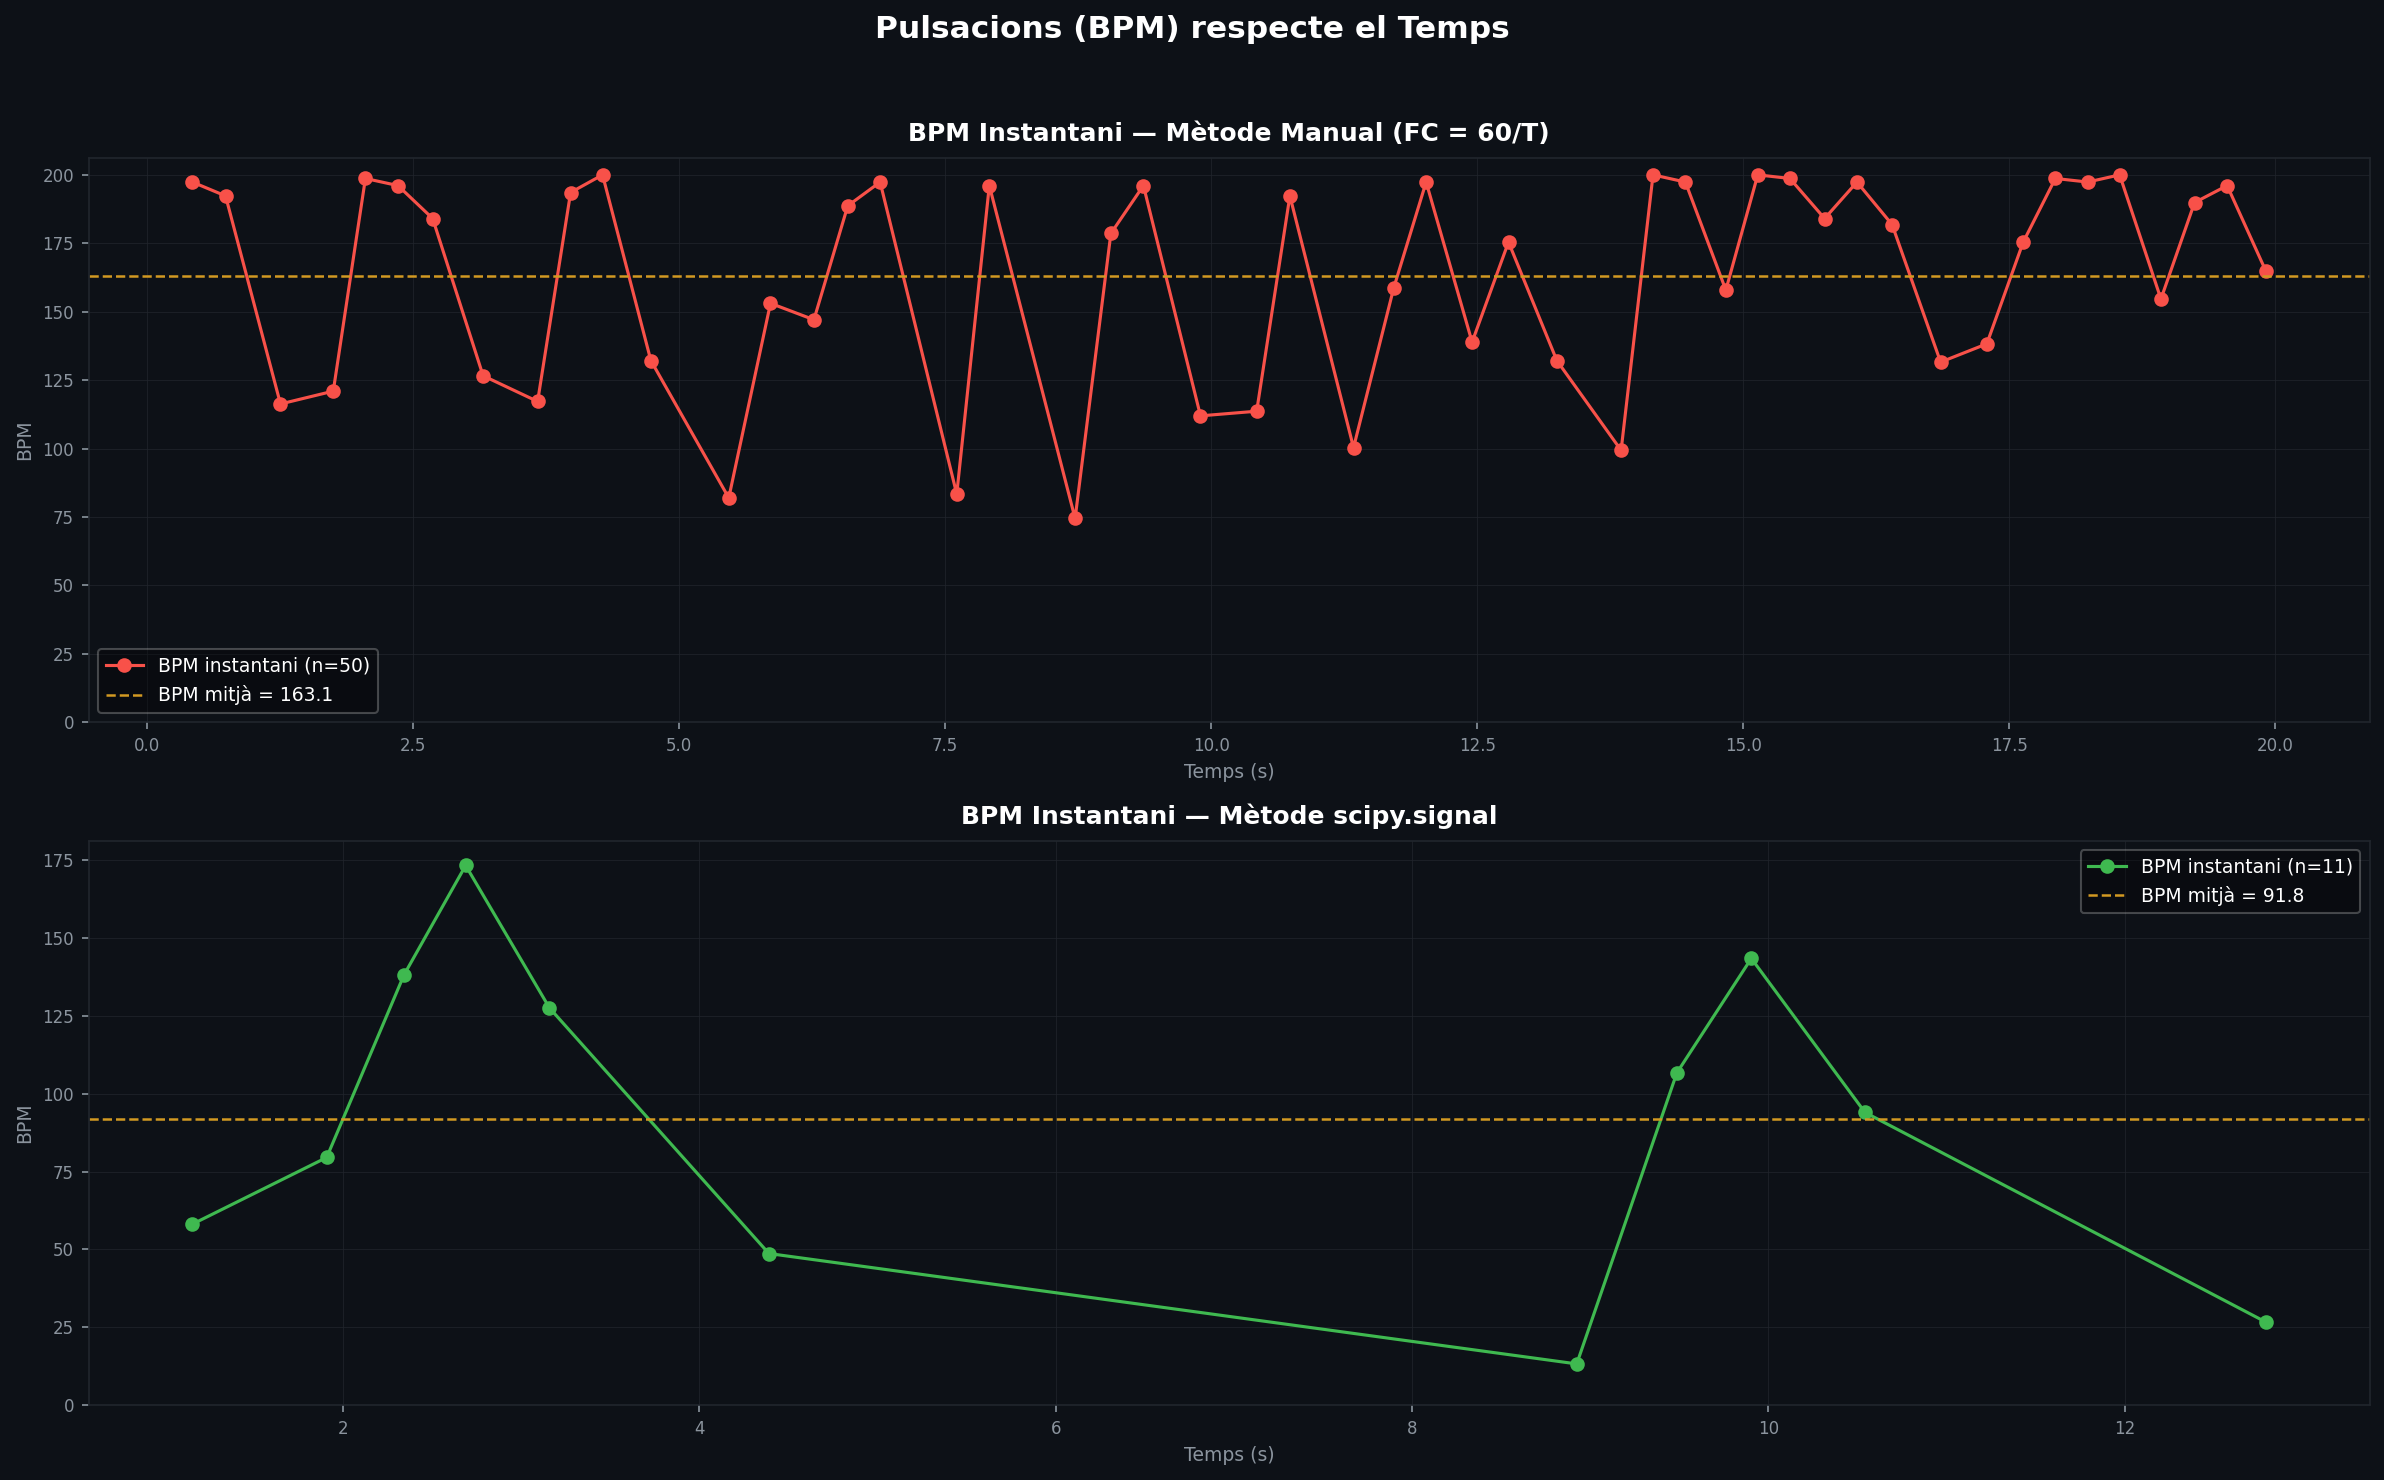

The Python source for this figure:
"""
GRÀFICA 2 - Pulsacions (BPM) respecte el temps
================================================
Mostra l'evolució de la freqüència cardíaca instantània al llarg del temps,
calculada amb el mètode manual (pendent) i amb scipy, sense filtre.
"""

import numpy as np
import pandas as pd
import matplotlib.pyplot as plt
from scipy.signal import find_peaks

# ── Configuració ──────────────────────────────────────────────
FITXER   = "dades_pulsacions2.csv"
COLUMNA  = 1
N_MAX    = 10_000
DURADA_S = 20.0
FS       = N_MAX / DURADA_S

# ── Càrrega ───────────────────────────────────────────────────
df     = pd.read_csv(FITXER, header=0)
senyal = df.iloc[:, COLUMNA].dropna().values[:N_MAX].astype(float)
t      = np.linspace(0, DURADA_S, len(senyal))
dist_min = int(0.3 * FS)

# ── Mètode manual (pendent) ───────────────────────────────────
pendents = np.diff(senyal) / np.diff(t)
mitjana = np.mean(senyal)
pics_manual = []
for i in range(1, len(pendents)):
    if pendents[i - 1] > 0 and pendents[i] < 0 and senyal[i] > mitjana:
        pics_manual.append(i)
pics_manual = np.array(pics_manual)
if len(pics_manual) > 1:
    filtrats = [pics_manual[0]]
    for idx in pics_manual[1:]:
        if idx - filtrats[-1] >= dist_min:
            filtrats.append(idx)
    pics_manual = np.array(filtrats)

# ── Mètode scipy ──────────────────────────────────────────────
umbral = senyal.mean() + 0.5 * (senyal.max() - senyal.mean())
pics_scipy, _ = find_peaks(senyal, height=umbral, distance=dist_min)

# ── BPM instantani ────────────────────────────────────────────
def calc_bpm(pics, t):
    if len(pics) < 2:
        return np.array([]), np.array([])
    T   = np.diff(t[pics])          # FC(ppm) = 60/T
    bpm = 60.0 / T
    t_bpm = t[pics[1:]]             # temps associat a cada interval
    return t_bpm, bpm

t_bpm_manual, bpm_manual = calc_bpm(pics_manual, t)
t_bpm_scipy,  bpm_scipy  = calc_bpm(pics_scipy,  t)

# ── Estil ─────────────────────────────────────────────────────
plt.style.use("dark_background")
BG    = "#0d1117"
GRID  = "#21262d"
VERM  = "#f85149"
VERD  = "#3fb950"
GROC  = "#d29922"

fig, axes = plt.subplots(2, 1, figsize=(16, 10), facecolor=BG)
fig.suptitle("Pulsacions (BPM) respecte el Temps",
             fontsize=15, fontweight="bold", color="white", y=0.98)

def estil(ax, titol):
    ax.set_facecolor(BG)
    ax.set_title(titol, color="white", fontsize=12, fontweight="bold", pad=8)
    ax.set_xlabel("Temps (s)", color="#8b949e", fontsize=9)
    ax.set_ylabel("BPM", color="#8b949e", fontsize=9)
    ax.tick_params(colors="#8b949e", labelsize=8)
    ax.spines[:].set_color(GRID)
    ax.grid(color=GRID, linewidth=0.5, alpha=0.7)

# ── Subplot 1: BPM mètode manual ──
ax = axes[0]
if len(t_bpm_manual) > 0:
    ax.plot(t_bpm_manual, bpm_manual, "o-", color=VERM, linewidth=1.5,
            markersize=6, label=f"BPM instantani (n={len(bpm_manual)})")
    ax.axhline(np.mean(bpm_manual), color=GROC, linewidth=1.2, linestyle="--",
               label=f"BPM mitjà = {np.mean(bpm_manual):.1f}")
    ax.set_ylim(bottom=0)
else:
    ax.text(0.5, 0.5, "No s'han detectat prou pics", ha="center", va="center",
            color="#8b949e", transform=ax.transAxes)
estil(ax, "BPM Instantani — Mètode Manual (FC = 60/T)")
ax.legend(fontsize=9, framealpha=0.3)

# ── Subplot 2: BPM scipy ──
ax = axes[1]
if len(t_bpm_scipy) > 0:
    ax.plot(t_bpm_scipy, bpm_scipy, "o-", color=VERD, linewidth=1.5,
            markersize=6, label=f"BPM instantani (n={len(bpm_scipy)})")
    ax.axhline(np.mean(bpm_scipy), color=GROC, linewidth=1.2, linestyle="--",
               label=f"BPM mitjà = {np.mean(bpm_scipy):.1f}")
    ax.set_ylim(bottom=0)
else:
    ax.text(0.5, 0.5, "No s'han detectat prou pics", ha="center", va="center",
            color="#8b949e", transform=ax.transAxes)
estil(ax, "BPM Instantani — Mètode scipy.signal")
ax.legend(fontsize=9, framealpha=0.3)

plt.tight_layout(rect=[0, 0, 1, 0.96])
plt.savefig("grafic2_bpm_vs_temps.png", dpi=150, bbox_inches="tight", facecolor=BG)
print("✅ grafic2_bpm_vs_temps.png guardat")
plt.show()
